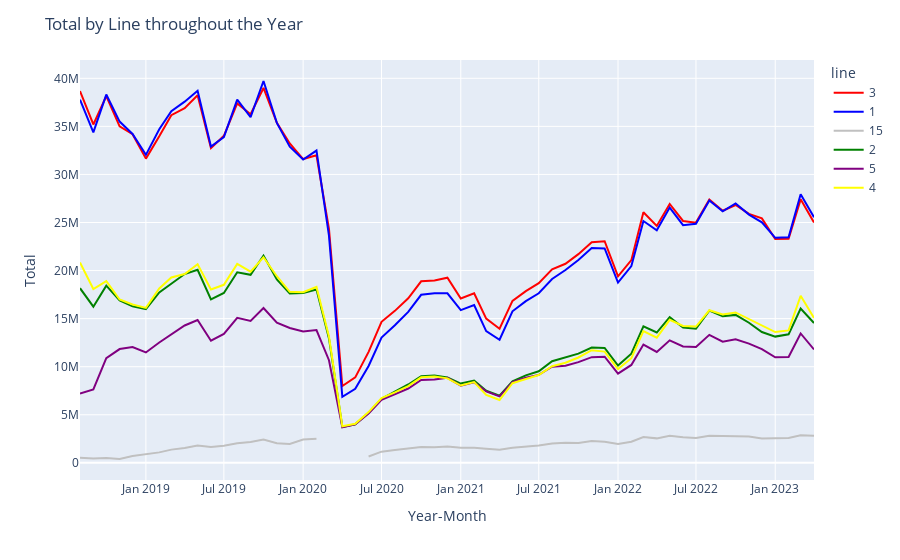

This figure's notebook cell:
### Code cell
# Plot the data with each line having its own color
fig = px.line(ptl_df, x='year_month', y='total', color='line', line_group='line',
              color_discrete_map=line_colors)

# Add axis labels and title
fig.update_layout(
    xaxis_title='Year-Month',
    yaxis_title='Total',
    title='Total by Line throughout the Year'
)

# Display the plot
fig.show()
